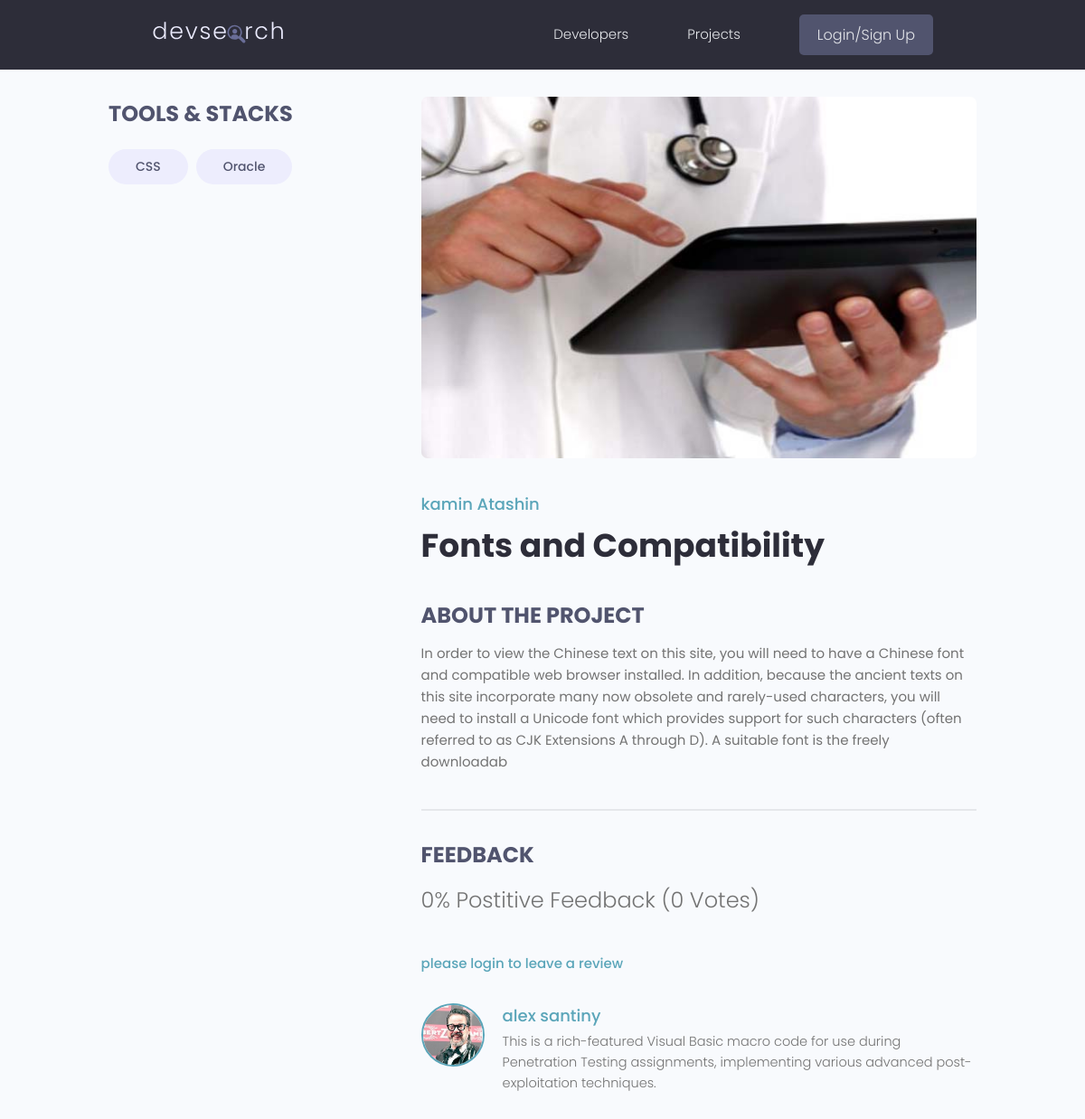
Page /project/project/e5c25890-2c38-4785-a5b4-2c754a4c0230/ on the earlier database version.
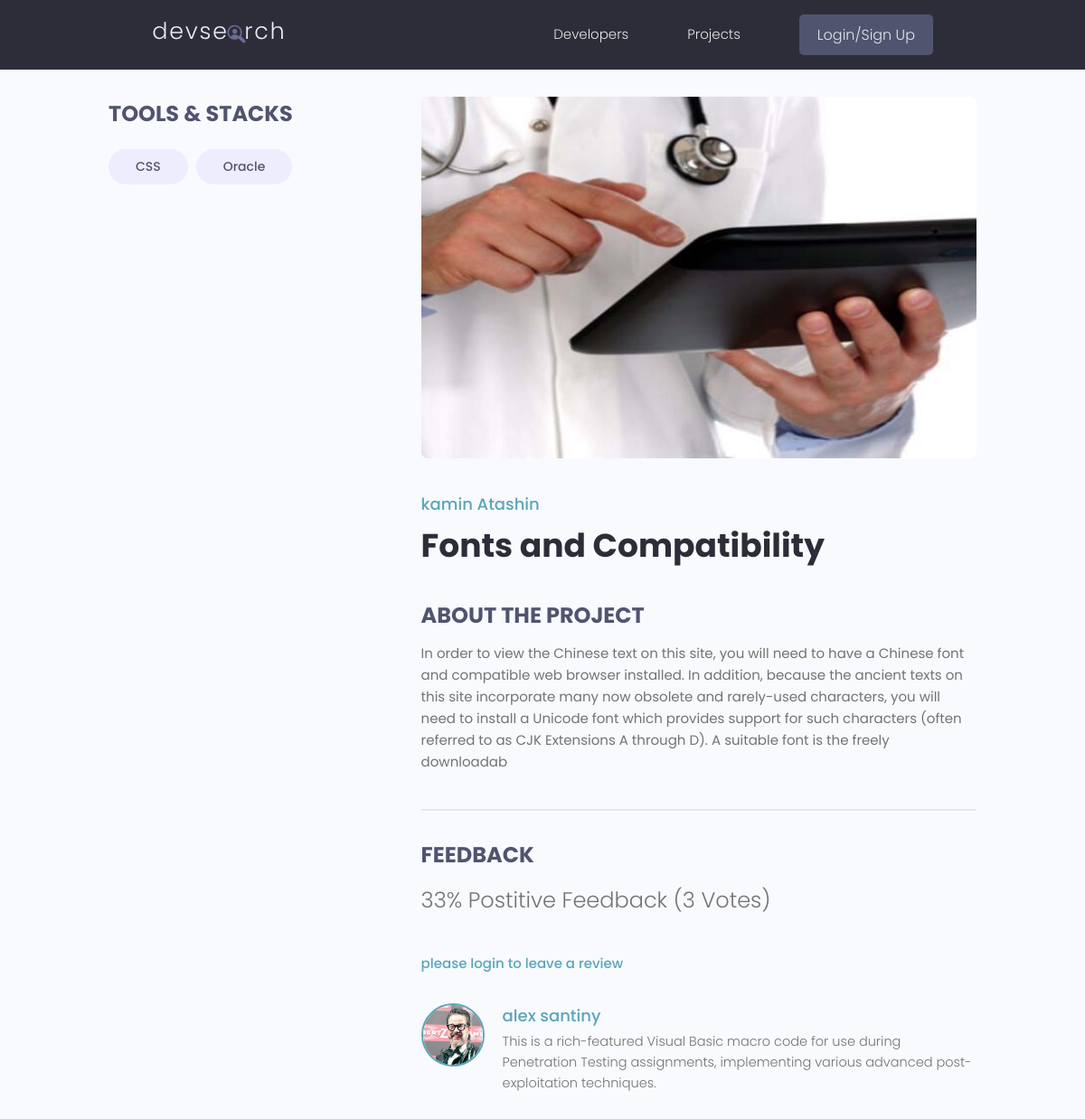
Same page on the later database version.
### project/models.py (models this page shows, shortened)
class Project(models.Model):
    owner= models.ForeignKey(Profiles,null=True,blank=True,on_delete=models.CASCADE)
    title=models.CharField(max_length=200)
    description=models.TextField(null=True , blank=True)
    featured_image= models.ImageField(null=True,blank=True,default='default.jpg')
    demo_link=models.TextField(max_length=2000,null=True,
                                 blank=True)
    source_link=models.CharField(max_length=2000,null=True,
                                blank=True)
    tags=models.ManyToManyField('Tag',blank=True)
    vote_total=models.IntegerField(default=0,null=True,blank=True)
    vote_ratio=models.IntegerField(default=0,null=True,blank=True)
    created= models.DateTimeField(auto_now_add=True)
    id=models.UUIDField(default=uuid.uuid4,unique=True,
                        primary_key=True,editable=False)
    class Meta:
        ordering=['-vote_ratio','-vote_total','title']
    @property
    def imageURL(self) :
     try:
        url=self.featured_image.url
     except:
        url=''
     return url
    @property
    def reviewers(self) :
        queryset=self.review_set.all().values_list('owner__id',flat=True)
        return queryset

### users/models.py (models this page shows, shortened)
class Profiles(models.Model):
    user=models.OneToOneField(User,on_delete=models.CASCADE,null=True,blank=True)
    name=models.CharField(max_length=200,blank=True,null=True)
    email=models.EmailField(max_length=500,blank=True,null=True)
    username=models.CharField(max_length=200,blank=True,null=True)
    short_intro=models.CharField(max_length=200,blank=True,null=True)
    username=models.CharField(max_length=40)
    location=models.TextField(null=True,blank=True)
    bio=models.TextField(null=True,blank=True)
    profile_image=models.ImageField(blank=True,null=True,upload_to='profiles/', default='profiles/user-default.png')
    social_github=models.CharField(max_length=2000,null=True,blank=True)
    social_twitter=models.CharField(max_length=2000,null=True,blank=True)
    socail_linkedin=models.CharField(max_length=2000,null=True,blank=True)
    social_youtube=models.CharField(max_length=2000,null=True,blank=True)
    social_website=models.CharField(max_length=2000,null=True,blank=True)
    created=models.DateTimeField(auto_now_add=True,editable=False)
    id=models.UUIDField(default= uuid.uuid4,unique=True,primary_key=True,editable=False)
    class Meta:
       ordering=['created']

### project/views.py (the view, shortened to what this page needs)
# urls.py: path('project/',include('project.urls')),
def project(request,pk):
    projectObj=Project.objects.get(id=pk)
    form=ReviewForm()
    tags=projectObj.tags.all()
    return render(request,'projects/single-project.html',{'projectObj':projectObj,
                    'tags':tags,'form':form}
                )

### project/models.py (called while the page is built)
    def __str__(self):
        return self.name

### project/templates/projects/single-project.html (shortened to what this page needs)
{% extends 'main.html'%}
{% block content%}
  <main class="singleProject my-md">
    <div class="container">
      <div class="layout">
        <div class="column column--1of3">
          <h3 class="singleProject__subtitle">Tools & Stacks</h3>
          <div class="singleProject__toolStack">
            {% for tag in tags %}
            <span class="tag tag--pill tag--sub tag--lg">
              <small>{{tag}}</small>
            </span>
            {% endfor %}
          </div>
        </div>
        <div class="column column--2of3">
          <img class="singleProject__preview" src="{{ projectObj.imageURL }}" alt="portfolio thumbnail" />
          <a href="{% url 'user-profile' projectObj.owner.id  %}" class="singleProject__developer">{{projectObj.owner.name}}</a>
          <h2 class="singleProject__title">{{projectObj.title}}</h2>
          <h3 class="singleProject__subtitle">About the Project</h3>
          <div class="singleProject__info">
            {{projectObj.description}}
          </div>
          <div class="comments">
            <h3 class="singleProject__subtitle">Feedback</h3>
            <h5 class="project--rating">
              {{projectObj.vote_ratio}}% Postitive Feedback ({{projectObj.vote_total}} Votes)
            </h5>
               {% if request.user.profiles.id in projectObj.reviewers %}
               <p> you have already submitted your review for this project</p>
               {% elif request.user.profiles == projectObj.owner %}
               <p>you cannot review your own work</p>
               {%else%}
                <a href="{% url 'login'%}?next={{request.path}}">please login to leave a review</a>
               {%endif%}
            <div class="commentList">
            {%for review in projectObj.review_set.all %}
              {%if review.body %}
              <div class="comment">
                {%if review.owner %}
                <a href="{% url 'user-profile' review.owner.id %}">
                {%endif%}
                  <img class="avatar avatar--md" src="{{ review.owner.profile_image.url }}" alt="user" />
                </a>
                <div class="comment__details">
                   <a href="{% url 'user-profile'  review.owner.id  %}" class="comment__author">{{review.owner.name}}</a>
                  <p class="comment__info">{{review.body|linebreaksbr}}</p>
                </div>
              </div>
              {%endif%}
            {%endfor %}
            </div>
          </div>
        </div>
      </div>
    </div>
  </main>
{% endblock content%}

Differences in the rows shown:
changed Project "Fonts and Compatibility": vote_ratio "0" → "33"; vote_total "0" → "3"
